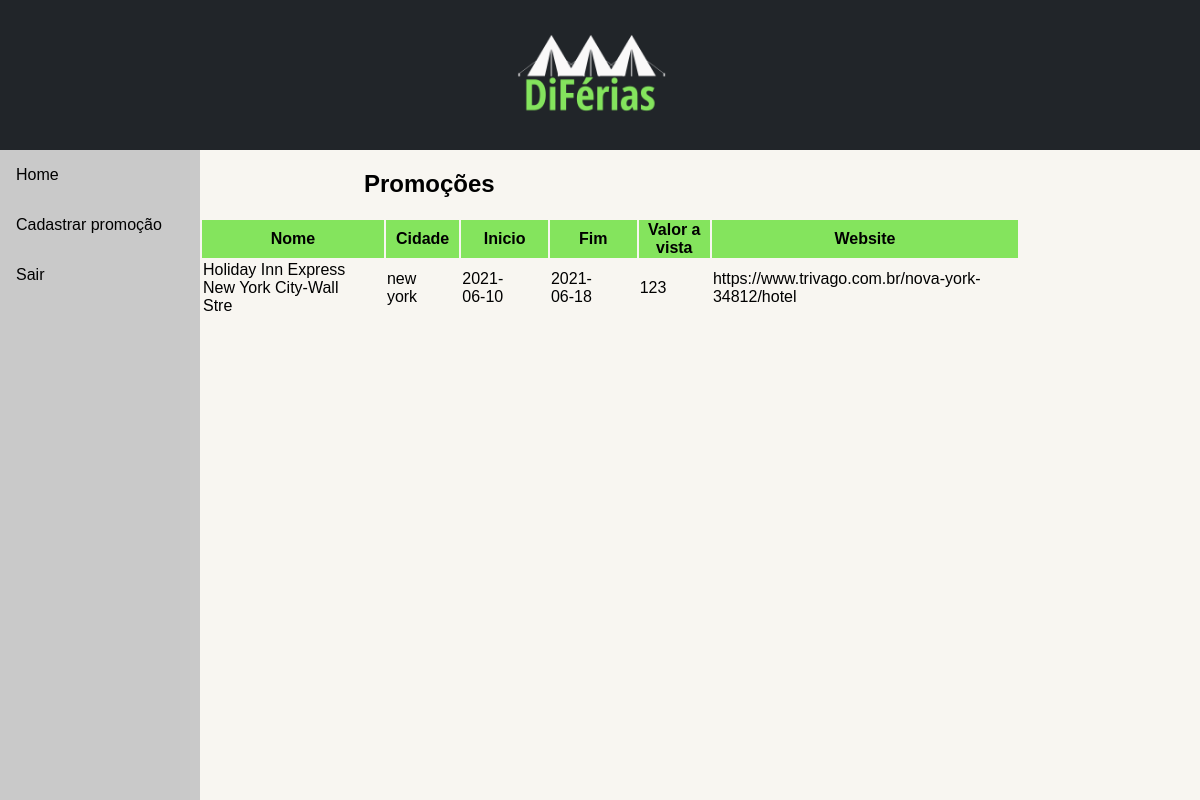
Page /home (signed in) on the earlier database version.
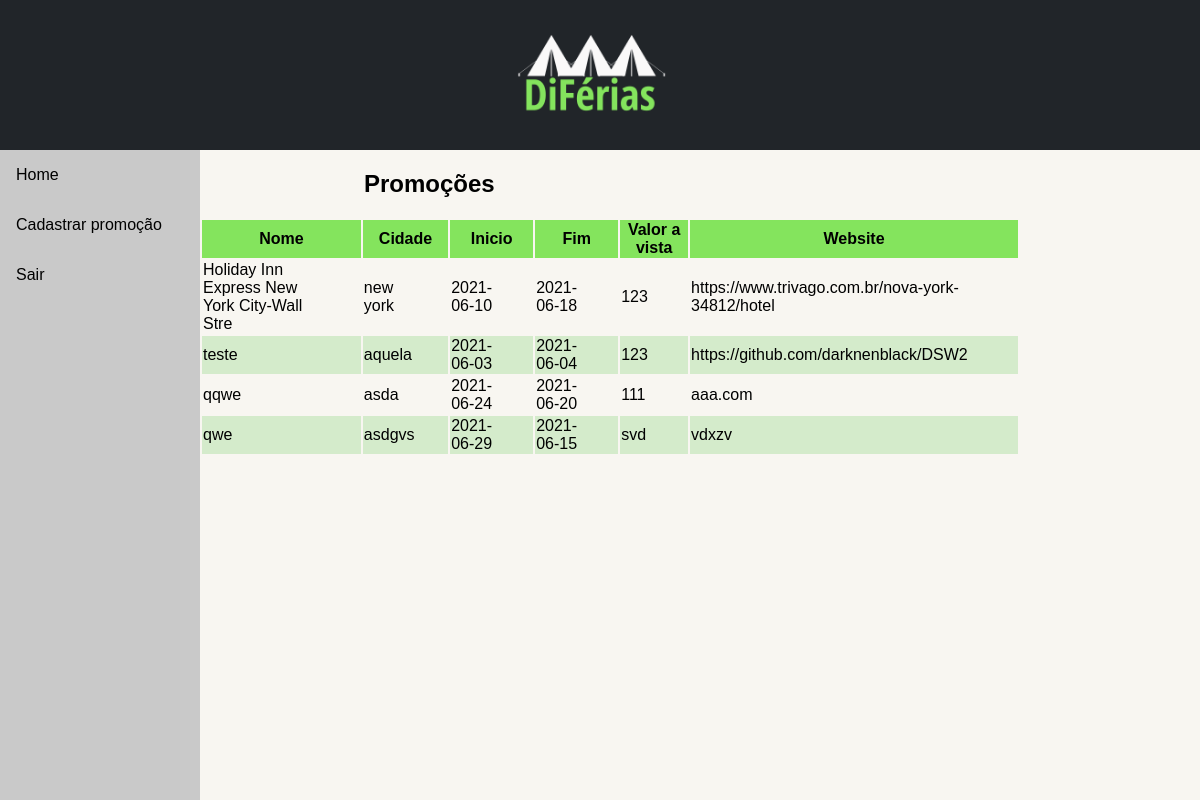
Same page on the later database version.
### t2.py (models this page shows, shortened)
class Promocao(db.Model):
    id = db.Column(db.Integer, primary_key=True)
    nome = db.Column(db.String(120), unique=True, nullable=False)
    cidade = db.Column(db.String(120), unique=False, nullable=False)
    inicio = db.Column(db.String(120), unique=False, nullable=False)
    fim = db.Column(db.String(120), unique=False, nullable=False)
    descricao = db.Column(db.String(400), unique=False, nullable=False)
    avista = db.Column(db.String(10),unique=False,nullable=False)
    parcelado = db.Column(db.String(10),unique=False,nullable=False)
    url_img = db.Column(db.String(300),unique=False,nullable=False)
    website = db.Column(db.String(80), unique=False, nullable=False)

### t2.py (the view)
@app.route('/home',methods=["GET","POST"])
def home():
    if not 'loged' in session:
        return redirect(url_for('login'))
    promocoes = Promocao.query.all()
    hoteis = Hotel.query.all()
    sites = Site.query.all()
    return render_template('home.html',promocoes=promocoes,hoteis=hoteis,sites=sites)

### templates/home.html (shortened to what this page needs)
{% extends 'base.html' %}
{% block content %}
  <div class="content">
  {% if session['role'] == "hotel" or session['role'] == "site"%}
  <h2 class="table-header">Promoções</h2>
  <table class="gv">
    <thead>
      <tr>
        <th class="gv-header">
        Nome
        </th>
        <th class="gv-header">
        Cidade
        </th>
        <th class="gv-header">
        Inicio
        </th>     <th class="gv-header">
        Fim
        </th>
        </th>     <th class="gv-header">
        Valor a vista
        </th>
        </th>     <th class="gv-header">
        Website
        </th>
      </tr>
    </thead>
    <tbody>
      {%for promocao in promocoes%}
      <tr>
        <td class="gv-col">{{promocao.nome}}</td>
        <td class="gv-col">{{promocao.cidade}}</td>
        <td class="gv-col">{{promocao.inicio}}</td>
        <td class="gv-col">{{promocao.fim}}</td>
        <td class="gv-col">{{promocao.avista}}</td>
        <td class="gv-col">{{promocao.website}}</td>
      </tr>
      {%endfor%}
    </tbody>
  </table>
      {%endif%}
          </div>
      </div>
{% endblock %}

### templates/base.html (shortened to what this page needs)
<!DOCTYPE html>
<html lang="en"></html>
<head>
  <link rel="stylesheet" href="{{ url_for('static', filename= 'css/style.css') }}">
  <div class="header">
    <div class="navbar-header">
      <a class="navbar-brand" href="{{ url_for ('index')}}">
        <img src="{{url_for('static', filename='img/logo01.png')}}" style="height:90px;">
      </a>
    </div>
  </div>
</head>
<body>
  <div class="sidenav">
    <div class="menu">
      <a href="{{url_for('home')}}">Home</a>
      {% if session['role'] == "hotel" or session['role'] == "site"%}
      <a href="{{url_for('novapromocao')}}">Cadastrar promoção</a>
      {%endif%}
      <a href="{{url_for('logout')}}">Sair</a>
    </div>
    {% block content %} {% endblock %}
</body>
</html>

### static/css/style.css (style rules this page uses)
* { box-sizing: border-box; }
.content { margin-left: 15%; margin-right: 15%; padding-left: 20px; }
body { font-family: Arial, Helvetica, sans-serif; background-color: #f8f6f1; margin: 0; }
.menu { height: 100%; margin-top:150px; width: 200px; position: fixed; z-index: 1; top: 0; left: 0; background-color: #c9c9c9; overflow-x: hidden; }
.menu a { color: black; padding: 16px; text-decoration: none; display: block; }
.header { background-color: #212529; text-align: center; height: 150px; position: static; padding: 25px; vertical-align: middle; }
.navbar-header { float: left; width: 100%; margin: auto; }
.navbar-brand { float: none; margin-right: 1rem; }
.gv { overflow-x:auto; }
.table-header { margin-left:20%; }
.gv-header { background-color: #84e45d; position: sticky; top: 0; }
.gv-col { padding-right:30px; }
.gv tr:nth-child(even) { background-color: #d4ebcb; }

Differences in the rows shown:
added Promocao: nome "teste", cidade "aquela", inicio "2021-06-03", fim "2021-06-04", avista "123", website "https://github.com/darknenblack/DSW2"
added Promocao: nome "qqwe", cidade "asda", inicio "2021-06-24", fim "2021-06-20", avista "111", website "aaa.com"
added Promocao: nome "qwe", cidade "asdgvs", inicio "2021-06-29", fim "2021-06-15", avista "svd", website "vdxzv"
